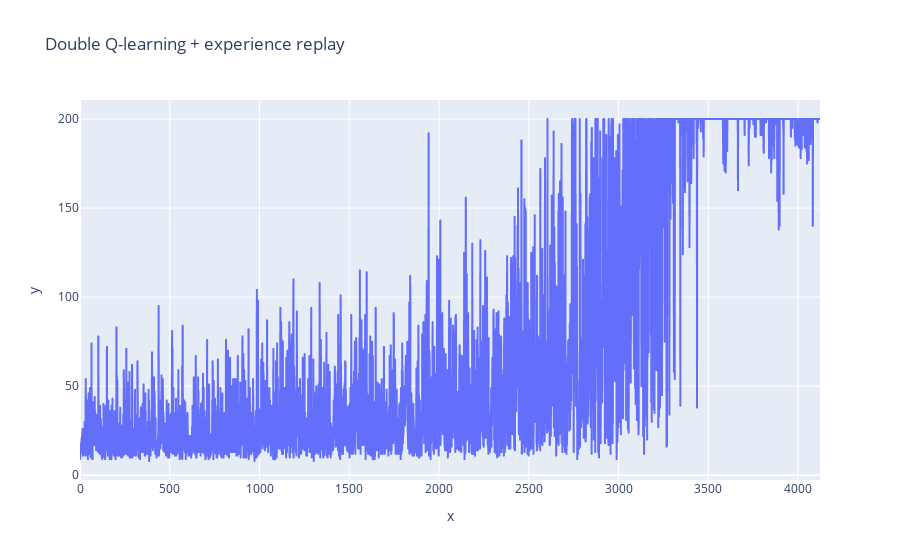

Notebook source saved alongside this figure:
### Code cell
ple.line(x=range(len(rewards_exp)), y=rewards_exp, title="Double Q-learning + experience replay")

### Figure 1 — Plotly figure (JSON) as saved in the notebook; plotly's stock layout.template omitted (floating-point values rounded to 4 significant figures; data arrays with more than 128 entries replaced by an {"elided": "..."} marker saying what was removed)
{"data": [{"hoverlabel": {"namelength": 0}, "hovertemplate": "x=%{x}<br>y=%{y}", "legendgroup": "", "line": {"color": "#636efa", "dash": "solid"}, "mode": "lines", "name": "", "showlegend": false, "type": "scattergl", "x": {"elided": "4123 int values"}, "xaxis": "x", "y": {"elided": "4123 int values"}, "yaxis": "y"}], "layout": {"legend": {"tracegroupgap": 0}, "title": {"text": "Double Q-learning + experience replay"}, "xaxis": {"anchor": "y", "domain": [0, 1], "title": {"text": "x"}}, "yaxis": {"anchor": "x", "domain": [0, 1], "title": {"text": "y"}}}}
